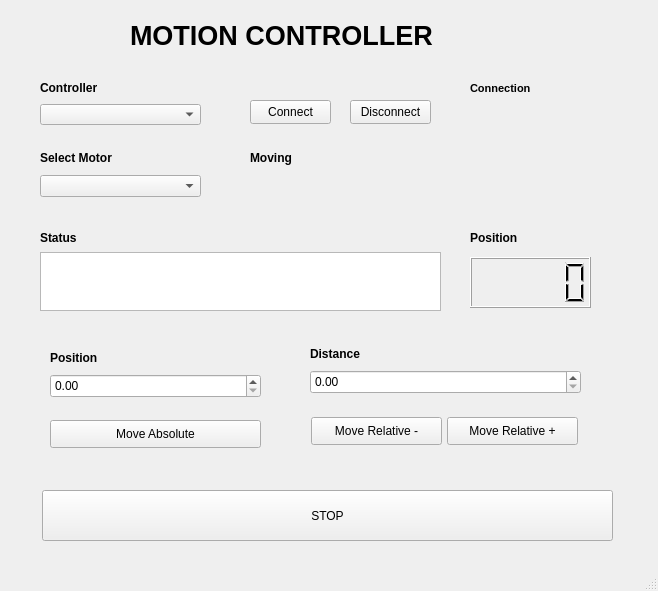
<?xml version="1.0" encoding="UTF-8"?>
<ui version="4.0">
 <class>MainWindow</class>
 <widget class="QMainWindow" name="MainWindow">
  <property name="geometry">
   <rect>
    <x>0</x>
    <y>0</y>
    <width>658</width>
    <height>591</height>
   </rect>
  </property>
  <property name="windowTitle">
   <string>MainWindow</string>
  </property>
  <widget class="QWidget" name="centralwidget">
   <widget class="QPushButton" name="Button_Stop">
    <property name="geometry">
     <rect>
      <x>42</x>
      <y>490</y>
      <width>571</width>
      <height>51</height>
     </rect>
    </property>
    <property name="text">
     <string>STOP</string>
    </property>
   </widget>
   <widget class="QLabel" name="Title_UI">
    <property name="geometry">
     <rect>
      <x>130</x>
      <y>20</y>
      <width>381</width>
      <height>31</height>
     </rect>
    </property>
    <property name="font">
     <font>
      <pointsize>20</pointsize>
      <weight>75</weight>
      <bold>true</bold>
     </font>
    </property>
    <property name="text">
     <string>MOTION CONTROLLER</string>
    </property>
   </widget>
   <widget class="QLabel" name="Title_Moving">
    <property name="geometry">
     <rect>
      <x>250</x>
      <y>150</y>
      <width>64</width>
      <height>16</height>
     </rect>
    </property>
    <property name="font">
     <font>
      <weight>75</weight>
      <bold>true</bold>
     </font>
    </property>
    <property name="text">
     <string>Moving</string>
    </property>
   </widget>
   <widget class="QLabel" name="Title_Controller">
    <property name="geometry">
     <rect>
      <x>40</x>
      <y>80</y>
      <width>64</width>
      <height>16</height>
     </rect>
    </property>
    <property name="font">
     <font>
      <weight>75</weight>
      <bold>true</bold>
     </font>
    </property>
    <property name="text">
     <string>Controller</string>
    </property>
   </widget>
   <widget class="QComboBox" name="Select_Controller">
    <property name="geometry">
     <rect>
      <x>40</x>
      <y>104</y>
      <width>161</width>
      <height>21</height>
     </rect>
    </property>
    <property name="currentText">
     <string/>
    </property>
    <property name="placeholderText">
     <string/>
    </property>
   </widget>
   <widget class="QPushButton" name="Button_Disconnect">
    <property name="geometry">
     <rect>
      <x>350</x>
      <y>100</y>
      <width>81</width>
      <height>24</height>
     </rect>
    </property>
    <property name="text">
     <string>Disconnect</string>
    </property>
   </widget>
   <widget class="QPushButton" name="Button_Connect">
    <property name="geometry">
     <rect>
      <x>250</x>
      <y>100</y>
      <width>81</width>
      <height>24</height>
     </rect>
    </property>
    <property name="text">
     <string>Connect</string>
    </property>
   </widget>
   <widget class="QLabel" name="Title_Connection">
    <property name="geometry">
     <rect>
      <x>470</x>
      <y>80</y>
      <width>111</width>
      <height>16</height>
     </rect>
    </property>
    <property name="font">
     <font>
      <pointsize>8</pointsize>
      <weight>75</weight>
      <bold>true</bold>
     </font>
    </property>
    <property name="text">
     <string>Connection</string>
    </property>
   </widget>
   <widget class="QDoubleSpinBox" name="Input_Distance">
    <property name="geometry">
     <rect>
      <x>310</x>
      <y>370</y>
      <width>271</width>
      <height>24</height>
     </rect>
    </property>
   </widget>
   <widget class="QLabel" name="Title_Distance">
    <property name="geometry">
     <rect>
      <x>310</x>
      <y>346</y>
      <width>56</width>
      <height>16</height>
     </rect>
    </property>
    <property name="font">
     <font>
      <weight>75</weight>
      <bold>true</bold>
     </font>
    </property>
    <property name="text">
     <string>Distance</string>
    </property>
   </widget>
   <widget class="QPushButton" name="Button_MoveAbsolute">
    <property name="geometry">
     <rect>
      <x>50</x>
      <y>420</y>
      <width>211</width>
      <height>28</height>
     </rect>
    </property>
    <property name="text">
     <string>Move Absolute</string>
    </property>
   </widget>
   <widget class="QDoubleSpinBox" name="Input_Position">
    <property name="geometry">
     <rect>
      <x>50</x>
      <y>374</y>
      <width>211</width>
      <height>24</height>
     </rect>
    </property>
   </widget>
   <widget class="QLabel" name="Title_Position">
    <property name="geometry">
     <rect>
      <x>50</x>
      <y>350</y>
      <width>51</width>
      <height>16</height>
     </rect>
    </property>
    <property name="font">
     <font>
      <weight>75</weight>
      <bold>true</bold>
     </font>
    </property>
    <property name="text">
     <string>Position</string>
    </property>
   </widget>
   <widget class="QTextBrowser" name="Input_Text">
    <property name="geometry">
     <rect>
      <x>40</x>
      <y>252</y>
      <width>401</width>
      <height>59</height>
     </rect>
    </property>
   </widget>
   <widget class="QLabel" name="Title_Status">
    <property name="geometry">
     <rect>
      <x>40</x>
      <y>230</y>
      <width>43</width>
      <height>16</height>
     </rect>
    </property>
    <property name="font">
     <font>
      <weight>75</weight>
      <bold>true</bold>
     </font>
    </property>
    <property name="text">
     <string>Status</string>
    </property>
   </widget>
   <widget class="QComboBox" name="Select_Motor">
    <property name="geometry">
     <rect>
      <x>40</x>
      <y>175</y>
      <width>161</width>
      <height>22</height>
     </rect>
    </property>
    <property name="currentText">
     <string/>
    </property>
    <property name="placeholderText">
     <string/>
    </property>
   </widget>
   <widget class="QLabel" name="Title_SelectMotor">
    <property name="geometry">
     <rect>
      <x>40</x>
      <y>150</y>
      <width>83</width>
      <height>16</height>
     </rect>
    </property>
    <property name="font">
     <font>
      <weight>75</weight>
      <bold>true</bold>
     </font>
    </property>
    <property name="text">
     <string>Select Motor</string>
    </property>
   </widget>
   <widget class="QLCDNumber" name="Indicator_Position">
    <property name="geometry">
     <rect>
      <x>470</x>
      <y>257</y>
      <width>121</width>
      <height>51</height>
     </rect>
    </property>
    <property name="font">
     <font>
      <weight>75</weight>
      <bold>true</bold>
     </font>
    </property>
   </widget>
   <widget class="QLabel" name="Title_IndicatorPosition">
    <property name="geometry">
     <rect>
      <x>470</x>
      <y>230</y>
      <width>51</width>
      <height>16</height>
     </rect>
    </property>
    <property name="font">
     <font>
      <weight>75</weight>
      <bold>true</bold>
     </font>
    </property>
    <property name="text">
     <string>Position</string>
    </property>
   </widget>
   <widget class="QPushButton" name="Button_MoveRelativePositive">
    <property name="geometry">
     <rect>
      <x>447</x>
      <y>417</y>
      <width>131</width>
      <height>28</height>
     </rect>
    </property>
    <property name="text">
     <string>Move Relative +</string>
    </property>
   </widget>
   <widget class="QPushButton" name="Button_MoveRelativeNegative">
    <property name="geometry">
     <rect>
      <x>311</x>
      <y>417</y>
      <width>131</width>
      <height>28</height>
     </rect>
    </property>
    <property name="text">
     <string>Move Relative -</string>
    </property>
   </widget>
  </widget>
  <widget class="QMenuBar" name="menubar">
   <property name="geometry">
    <rect>
     <x>0</x>
     <y>0</y>
     <width>658</width>
     <height>26</height>
    </rect>
   </property>
  </widget>
  <widget class="QStatusBar" name="statusbar"/>
 </widget>
 <resources/>
 <connections/>
</ui>
